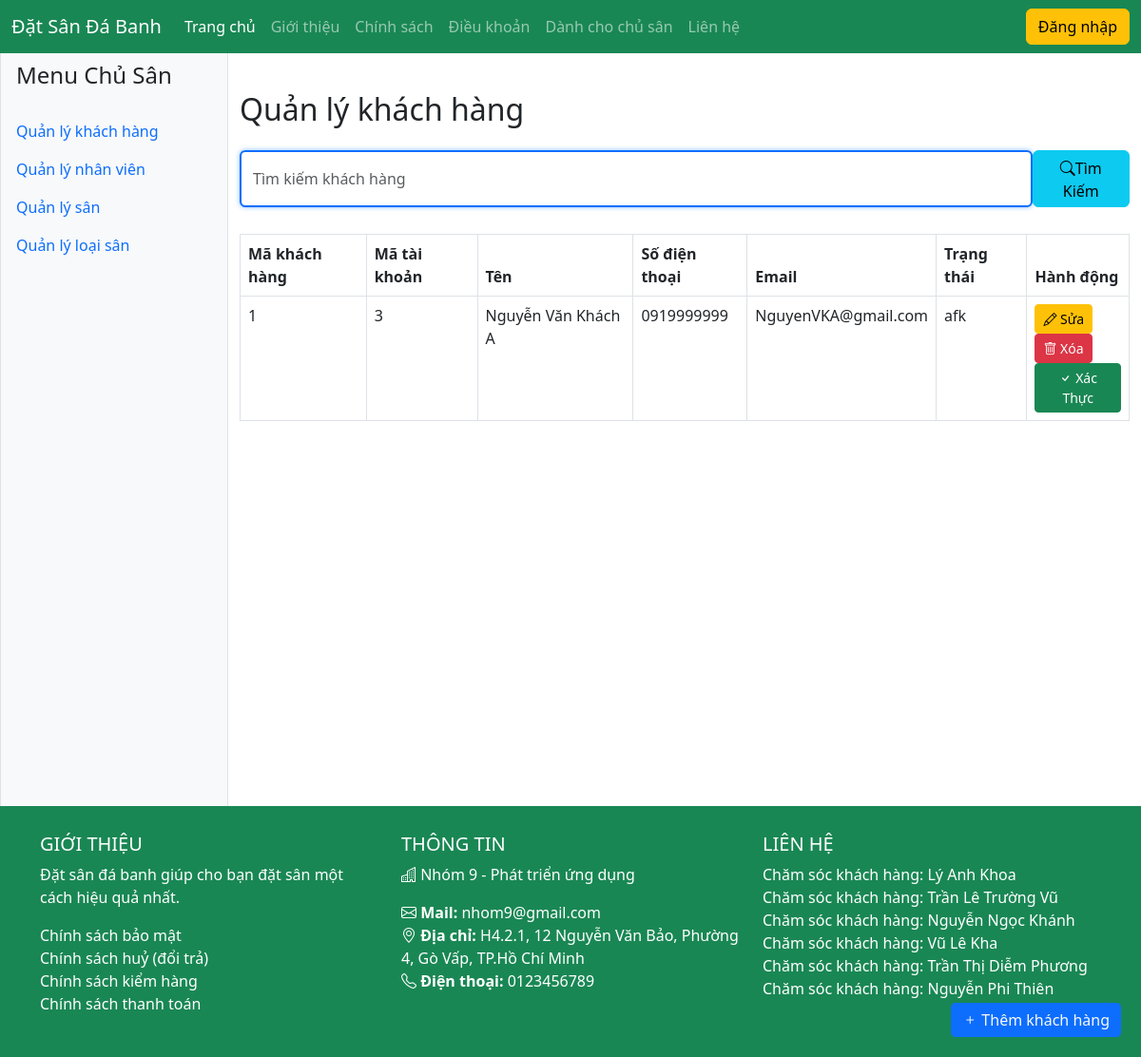
/index.php?page=quanlykhachhang, run on an earlier commit of the app's database.
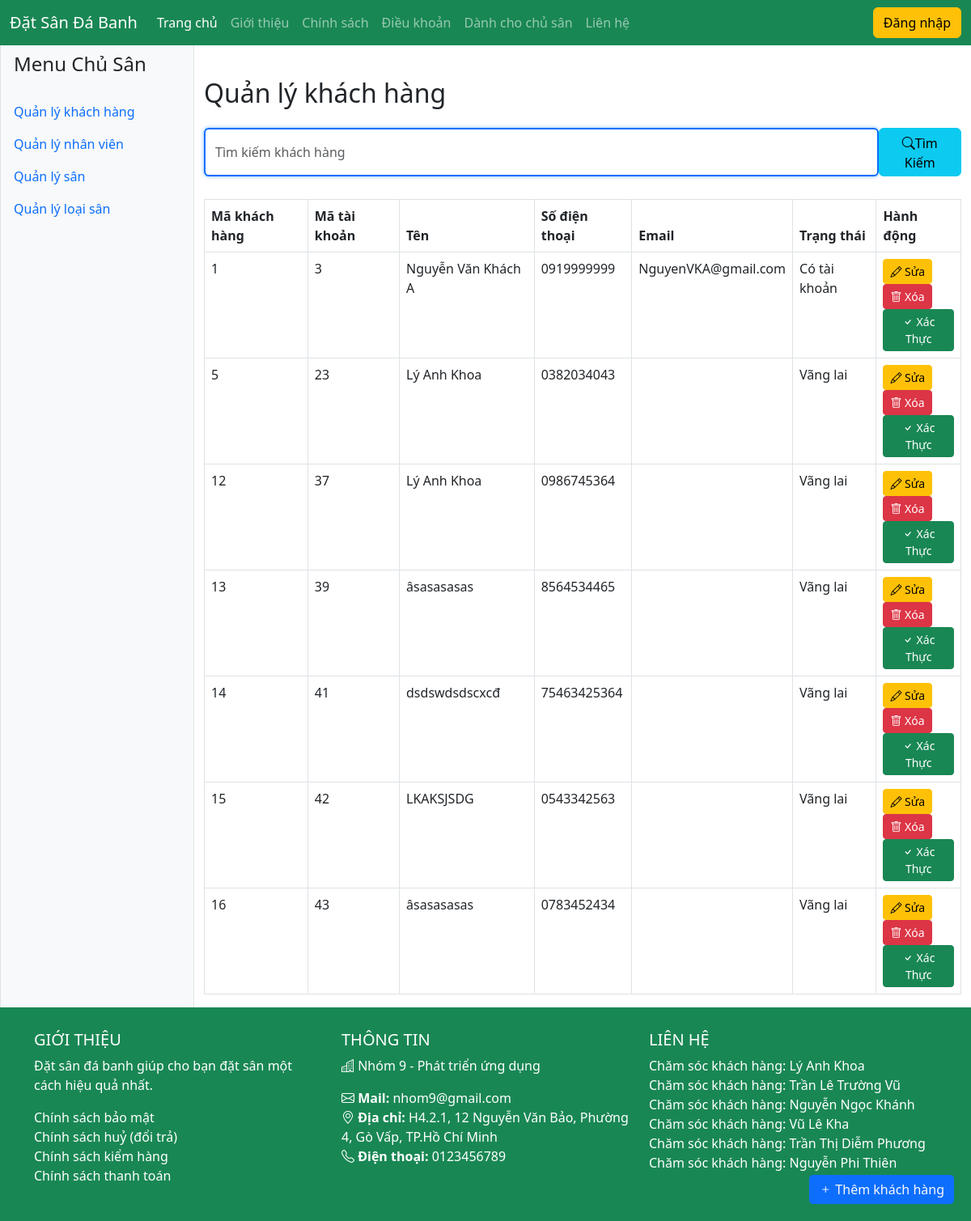
And on a later commit of the database.
### tables this page shows
CREATE TABLE `khachhang` (
  `MaKhachHang` int(11) NOT NULL,
  `MaTaiKhoan` int(11) NOT NULL,
  `TrangThai` varchar(255) NOT NULL
);

CREATE TABLE `taikhoan` (
  `MaTaiKhoan` int(11) NOT NULL,
  `Ten` varchar(255) NOT NULL,
  `SDT` char(11) NOT NULL,
  `Email` varchar(255) DEFAULT NULL,
  `MatKhau` varchar(255) DEFAULT NULL
);

### model/model.php (called while the page is built, shortened)
<?php
    class mkhachhang {
        public function xemkhachhang() {
            $p = new ketnoi();
            $con = $p->moketnoi();
            if ($con) {
                $sql = "SELECT * FROM khachhang kh JOIN taikhoan tk ON kh.MaTaiKhoan = tk.MaTaiKhoan";
                $result = $con->query($sql);
                return $result;
            } else {
                return false;
            }
        }
    }
?>

### controller/controller.php (called while the page is built, shortened)
<?php
    include_once("model/model.php");
    class ckhachhang {
        public function getselectallkhachhang() {
            $p = new mkhachhang();
            $con = $p->xemkhachhang();
            if (!$con) {
                return -1;
            } else {
                if ($con->num_rows > 0) {
                    return $con;
                } else {
                    return 0;
                }
            }
        }
    }
?>

### view/chusan/quanlykhachhang.php (the view, shortened to what this page needs)
<?php
include_once("controller/controller.php");
$p = new ckhachhang();
$tblkhachhang = $p->getselectallkhachhang();
?>
<!DOCTYPE html>
<html lang="en">
<head>
    <link href="https://cdn.jsdelivr.net/npm/bootstrap@5.3.0-alpha1/dist/css/bootstrap.min.css" rel="stylesheet">
    <link rel="stylesheet" href="https://cdn.jsdelivr.net/npm/bootstrap-icons@1.11.3/font/bootstrap-icons.min.css">
</head>
<body>
    <div class="container mt-5">
        <h2 class="mb-4">Quản lý khách hàng</h2>
        <form class="d-flex mb-4" method="GET" action="index.php">
            <input class="form-control mb-1 search-input" type="search" name="keyword" placeholder="Tìm kiếm khách hàng" aria-label="Search" required>
            <button class="btn btn-info search-btn" type="submit"><i class="bi bi-search"></i>Tìm Kiếm</button>
        </form>
        <table class="table table-bordered" id="customerTable">
            <thead>
                <tr>
                    <th>Mã khách hàng</th>
                    <th>Mã tài khoản</th>
                    <th>Tên</th>
                    <th>Số điện thoại</th>
                    <th>Email</th>
                    <th>Trạng thái</th>
                    <th>Hành động</th>
                </tr>
            </thead>
            <tbody>
            <?php
                if ($tblkhachhang === -1) {
                    echo "<tr><td colspan='7'>Lỗi kết nối cơ sở dữ liệu!</td></tr>";
                } elseif ($tblkhachhang == 0) {
                    if (isset($_GET['keyword'])) {
                        echo "<tr><td colspan='7'>Không tìm thấy khách hàng nào!</td></tr>";
                    } else {
                        echo "<tr><td colspan='7'>Không có khách hàng nào!</td></tr>";
                    }
                } else {
                    $row_count = 0;
                    while ($r = $tblkhachhang->fetch_assoc()) {
                        $row_class = ($row_count % 2 == 0) ? 'even-row' : 'odd-row';
                        $isVerified = $r["TrangThai"] === 'Đã xác thực';
                        echo "<tr class='$row_class'>";
                        echo "<td>" . $r["MaKhachHang"] . "</td>";
                        echo "<td>" . $r["MaTaiKhoan"] . "</td>";
                        echo "<td>" . $r["Ten"] . "</td>";
                        echo "<td>" . $r["SDT"] . "</td>";
                        echo "<td>" . $r["Email"] . "</td>";
                        echo "<td>" . $r["TrangThai"] . "</td>";
                        echo "<td>
                                <a href='?page=editkhachhang&makhachhang=" . $r["MaKhachHang"] . "' class='btn btn-warning btn-sm me-2'><i class='bi bi-pencil'></i> Sửa</a><br>
                                <form method='POST' action='' style='display:inline;' onsubmit='return confirmDeleteCustomer()'>
                                    <input type='hidden' name='action' value='deleteCustomer'>
                                    <input type='hidden' name='makhachhang' value='" . $r["MaKhachHang"] . "'>
                                    <button type='submit' class='btn btn-danger btn-sm me-2'><i class='bi bi-trash'></i> Xóa</button><br>
                                </form>";
                        echo "  <form method='POST' action='' style='display:inline;' onsubmit='return confirmVerifyCustomer()'>
                                    <input type='hidden' name='action' value='verifyCustomer'>
                                    <input type='hidden' name='makhachhang' value='" . $r["MaKhachHang"] . "'>
                                    <button type='submit' class='btn btn-success btn-sm' " . ($isVerified ? "disabled" : "") . "><i class='bi bi-check'></i> Xác Thực</button>
                                </form>
                            </td>";
                        echo "</tr>";
                        $row_count++;
                    }
                }
                ?>
            </tbody>
        </table>
        <button type="button" class="btn btn-success fixed-button" data-bs-toggle="modal" data-bs-target="#addCustomerModal"><i class="bi bi-plus"></i> Thêm khách hàng</button>
    </div>
</body>
</html>

### index.php (shortened to what this page needs)
<!DOCTYPE html>
<html lang="en">
<head>
    <link href="https://cdn.jsdelivr.net/npm/bootstrap@5.3.0-alpha1/dist/css/bootstrap.min.css" rel="stylesheet">
    <link rel="stylesheet" href="https://cdn.jsdelivr.net/npm/bootstrap-icons@1.11.3/font/bootstrap-icons.min.css">
    <link rel="stylesheet" href="css/style.css">
</head>
<body>
<?php
    include_once("model/model.php");
    include_once("controller/controller.php");
?>
<div class="wrapper">
    <div class="d-flex fixed-header" style="z-index:1000">
        <?php
            include_once('view/giaodien/header.php')
        ?>
    </div>
    <div class="d-flex fixed-menu">
        <?php
            if(isset($_REQUEST["page"]) && $_REQUEST["page"] == "chusan"){
                include_once("view/giaodien/menuchusan.php");
                echo "<div class='content'>";
                include_once("view/chusan/index.php");
                echo "</div>";
            } elseif(isset($_REQUEST["page"]) && $_REQUEST["page"] == "quanlykhachhang"){
                include_once("view/giaodien/menuchusan.php");
                echo "<div class='content'>";
                include_once("view/chusan/quanlykhachhang.php");
                echo "</div>";
            } elseif(isset($_REQUEST["page"]) && $_REQUEST["page"] == "quanlynhanvien"){
                include_once("view/giaodien/menuchusan.php");
                echo "<div class='content'>";
                include_once("view/quanlynhanvien/index.php");
                echo "</div>";
            } elseif(isset($_REQUEST["page"]) && $_REQUEST["page"] == "quanlysan"){
                include_once("view/giaodien/menuchusan.php");
                echo "<div class='content'>";
                include_once("view/quanlysan/index.php");
                echo "</div>";
            } elseif(isset($_REQUEST["page"]) && $_REQUEST["page"] == "quanlyloaisan"){
                include_once("view/giaodien/menuchusan.php");
                echo "<div class='content'>";
                include_once("view/quanlyloaisan/index.php");
                echo "</div>";
            }
        ?>
    </div>
        <?php include_once("view/giaodien/footer.php"); ?>
</body>
</html>

### view/giaodien/header.php (shortened to what this page needs)
<!DOCTYPE html>
<html lang="en">
<head>
  <link href="https://cdn.jsdelivr.net/npm/bootstrap@5.3.0-alpha1/dist/css/bootstrap.min.css" rel="stylesheet">
  <link rel="stylesheet" href="https://cdn.jsdelivr.net/npm/bootstrap-icons@1.11.3/font/bootstrap-icons.min.css">
</head>
<body>
  <div  style="position: fixed; width:100%">
  <nav class="navbar navbar-expand-lg navbar-dark bg-success">
    <div class="container-fluid">
      <a class="navbar-brand" href="index.php">Đặt Sân Đá Banh</a>
      <div class="collapse navbar-collapse" id="navbarNav">
        <ul class="navbar-nav me-auto mb-2 mb-lg-0">
          <li class="nav-item">
            <a class="nav-link active" aria-current="page" href="index.php">Trang chủ</a>
          </li>
          <li class="nav-item">
            <a class="nav-link" href="">Giới thiệu</a>
          </li>
          <li class="nav-item">
            <a class="nav-link" href="">Chính sách</a>
          </li>
          <li class="nav-item">
            <a class="nav-link" href="">Điều khoản</a>
          </li>
          <li class="nav-item">
            <a class="nav-link" href="?page=chusan">Dành cho chủ sân</a>
          </li>
          <li class="nav-item">
            <a class="nav-link" href="">Liên hệ</a>
          </li>
        </ul>
        <a href="?dangnhap"><button class="btn btn-warning">Đăng nhập</button></a>
      </div>
    </div>
  </nav>
  </div>

### view/giaodien/menuchusan.php
<div class="bg-light border fixed-menu" style="width: 20%; height: 100%; position: fixed">
    <h4 class="p-3">Menu Chủ Sân</h4>
    <ul class="nav flex-column">
        <li class="nav-item">
            <a class="nav-link" href="index.php?page=quanlykhachhang">Quản lý khách hàng</a>
        </li>
        <li class="nav-item">
            <a class="nav-link" href="index.php?page=quanlynhanvien">Quản lý nhân viên</a>
        </li>
        <li class="nav-item">
            <a class="nav-link" href="index.php?page=quanlysan">Quản lý sân</a>
        </li>
        <li class="nav-item">
            <a class="nav-link" href="index.php?page=quanlyloaisan">Quản lý loại sân</a>
        </li>
    </ul>
</div>

### view/giaodien/footer.php (shortened to what this page needs)
  <nav class="navbar navbar-expand-lg navbar-dark bg-success">
  <footer class="text-center text-md-start bg-success">
    <div class="container">
      <div class="row">
        <div class="col-md-4">
          <h5>GIỚI THIỆU</h5>
          <p>Đặt sân đá banh giúp cho bạn đặt sân một cách hiệu quả nhất.</p>
          <ul class="list-unstyled">
            <li><a href="#">Chính sách bảo mật</a></li>
            <li><a href="#">Chính sách huỷ (đổi trả)</a></li>
            <li><a href="#">Chính sách kiểm hàng</a></li>
            <li><a href="#">Chính sách thanh toán</a></li>
          </ul>
        </div>
        <div class="col-md-4">
          <h5>THÔNG TIN</h5>
          <p><i class="bi bi-buildings"></i> Nhóm 9 - Phát triển ứng dụng</p>
          <ul class="list-unstyled">
            <li><i class="bi bi-envelope"></i> <b>Mail:</b> <a href="#">nhom9@gmail.com</a></li>
            <li><i class="bi bi-geo-alt"></i> <b>Địa chỉ:</b> <a href="#"> H4.2.1, 12 Nguyễn Văn Bảo, Phường 4, Gò Vấp, TP.Hồ Chí Minh</a></li>
            <li><i class="bi bi-telephone"></i> <b>Điện thoại:</b> <a href="#">0123456789</a></li>
          </ul>
        </div>
        <div class="col-md-4">
          <h5>LIÊN HỆ</h5>
          <ul class="list-unstyled">
            <li>Chăm sóc khách hàng: <a href="#">Lý Anh Khoa</a></li>
            <li>Chăm sóc khách hàng: <a href="#">Trần Lê Trường Vũ</a></li>
            <li>Chăm sóc khách hàng: <a href="#">Nguyễn Ngọc Khánh</a></li>
            <li>Chăm sóc khách hàng: <a href="#">Vũ Lê Kha</a></li>
            <li>Chăm sóc khách hàng: <a href="#">Trần Thị Diễm Phương</a></li>
            <li>Chăm sóc khách hàng: <a href="#">Nguyễn Phi Thiên</a></li>
          </ul>
        </div>
      </div>
    </div>
  </footer>
  </nav>
</body>
</html>

### css/style.css (style rules this page uses)
.navbar { position: sticky; top: 0; background-color:cadetblue; z-index: 10; }
footer { background-color: #0d6efd; color: white; padding: 30px; }
footer a { color: white; text-decoration: none; }
.odd-row { background-color: #f2f2f2; }
.even-row { background-color: #ffffff; }
.fixed-button { position: fixed; bottom: 20px; right: 20px; z-index: 1000; color: #F8F8FF; background-color: #0D6EFD; }

### index.php (style rules this page uses)
.fixed-menu { margin-top: 2%; width: 100%; }
.content { margin-top: 2%; margin-left: 20%; width: 80%; height: 100%; min-height: 100vh; }

### view/chusan/quanlykhachhang.php (style rules this page uses)
.odd-row { background-color: #f2f2f2; }
.even-row { background-color: #ffffff; }
.fixed-button { position: fixed; bottom: 20px; right: 20px; z-index: 1000; color: #F8F8FF; background-color: #0D6EFD; }
.search-input { height: 60px; border: 2px solid #0D6EFD; box-shadow: 0 0 5px rgba(0, 123, 255, 0.5); }
.search-btn { height: 60px; }

### view/giaodien/footer.php (style rules this page uses)
html, body { height: 100%; margin: 0; }
.wrapper { min-height: 100%; display: flex; flex-direction: column; }
.content { flex: 1; }
footer { background-color: #f8f9fa; padding: 20px 0; position: relative; width: 100%; bottom: 0; }

What changed in the data, as far as the page shows it:
changed khachhang "Nguyễn Văn Khách A": TrangThai "afk" → "Có tài khoản"
added khachhang: MaKhachHang "5", MaTaiKhoan.MaTaiKhoan "23", MaTaiKhoan.Ten "Lý Anh Khoa", MaTaiKhoan.SDT "0382034043", TrangThai "Vãng lai"
added khachhang: MaKhachHang "12", MaTaiKhoan.MaTaiKhoan "37", MaTaiKhoan.Ten "Lý Anh Khoa", MaTaiKhoan.SDT "0986745364", TrangThai "Vãng lai"
added khachhang: MaKhachHang "13", MaTaiKhoan.MaTaiKhoan "39", MaTaiKhoan.Ten "âsasasasas", MaTaiKhoan.SDT "8564534465", TrangThai "Vãng lai"
added khachhang: MaKhachHang "14", MaTaiKhoan.MaTaiKhoan "41", MaTaiKhoan.Ten "dsdswdsdscxcđ", MaTaiKhoan.SDT "75463425364", TrangThai "Vãng lai"
added khachhang: MaKhachHang "15", MaTaiKhoan.MaTaiKhoan "42", MaTaiKhoan.Ten "LKAKSJSDG", MaTaiKhoan.SDT "0543342563", TrangThai "Vãng lai"
added khachhang: MaKhachHang "16", MaTaiKhoan.MaTaiKhoan "43", MaTaiKhoan.Ten "âsasasasas", MaTaiKhoan.SDT "0783452434", TrangThai "Vãng lai"
